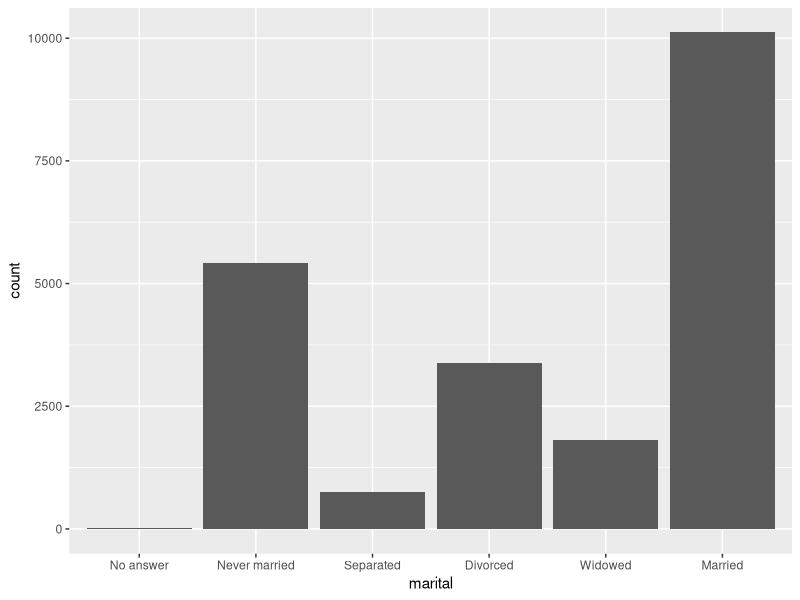
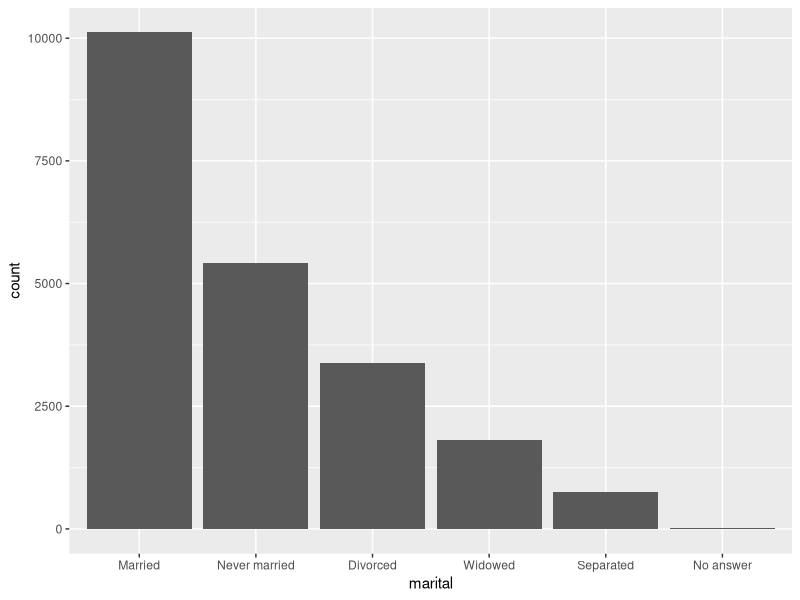
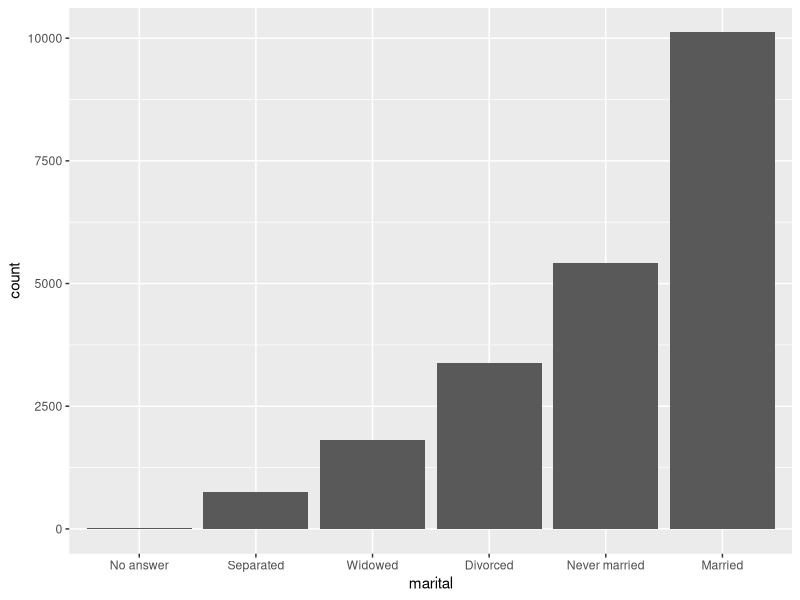
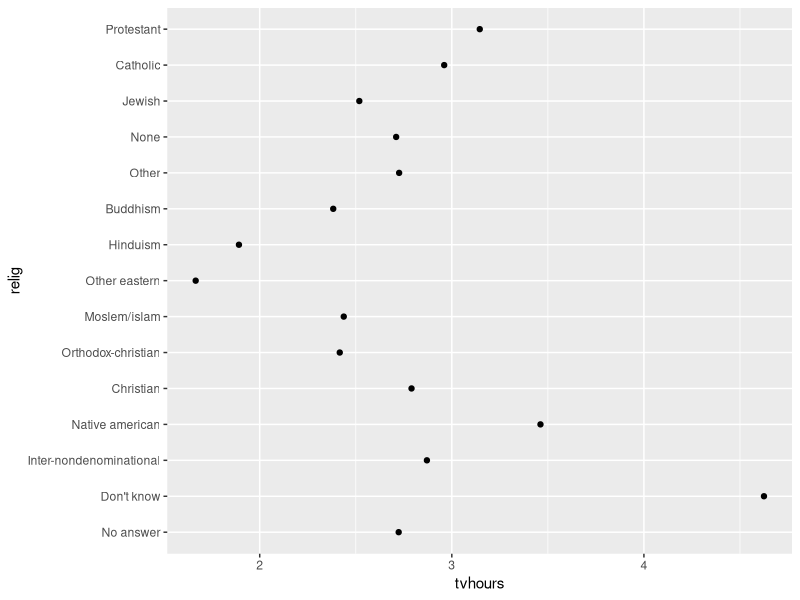
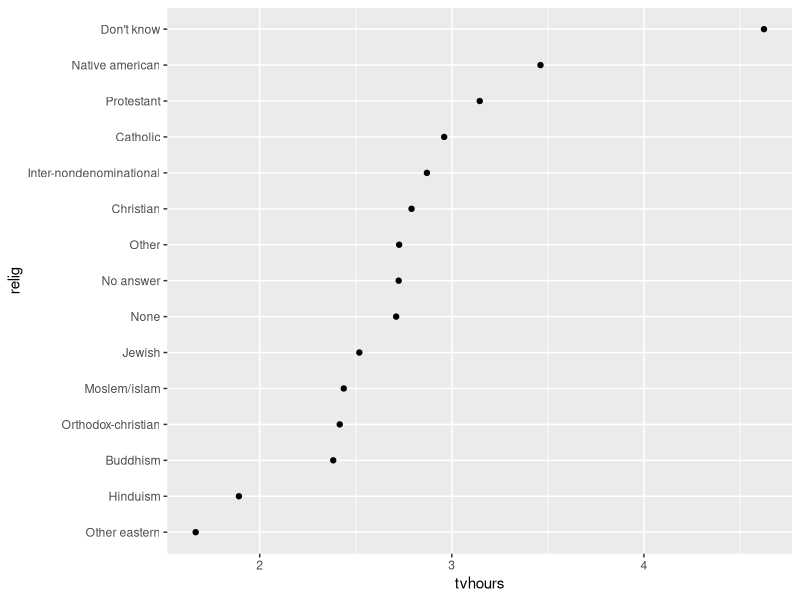
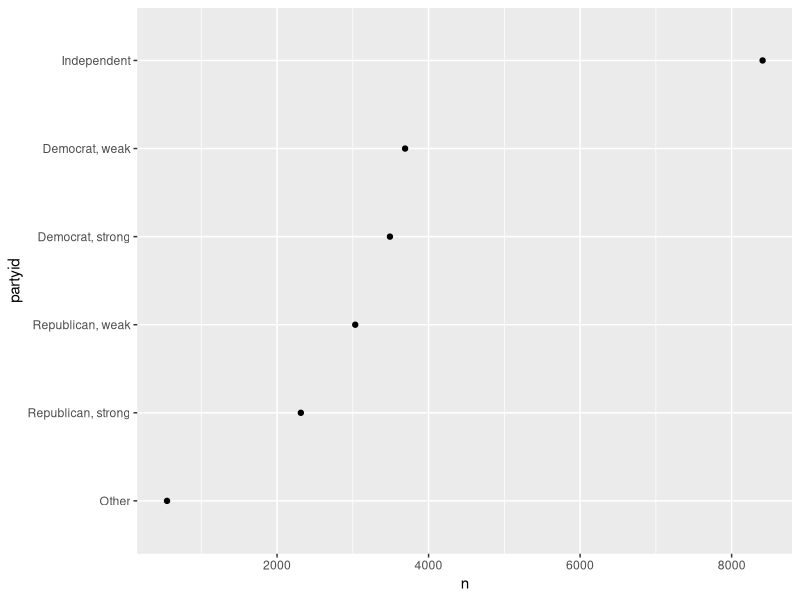
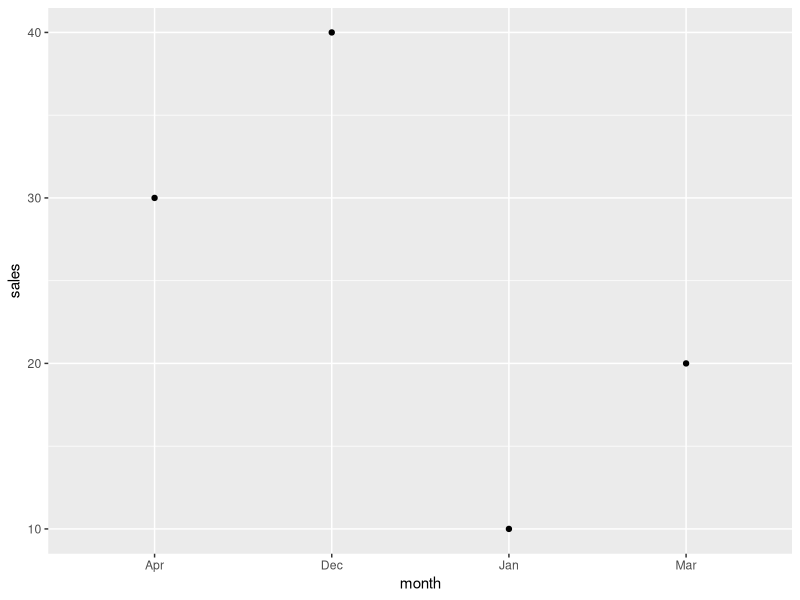
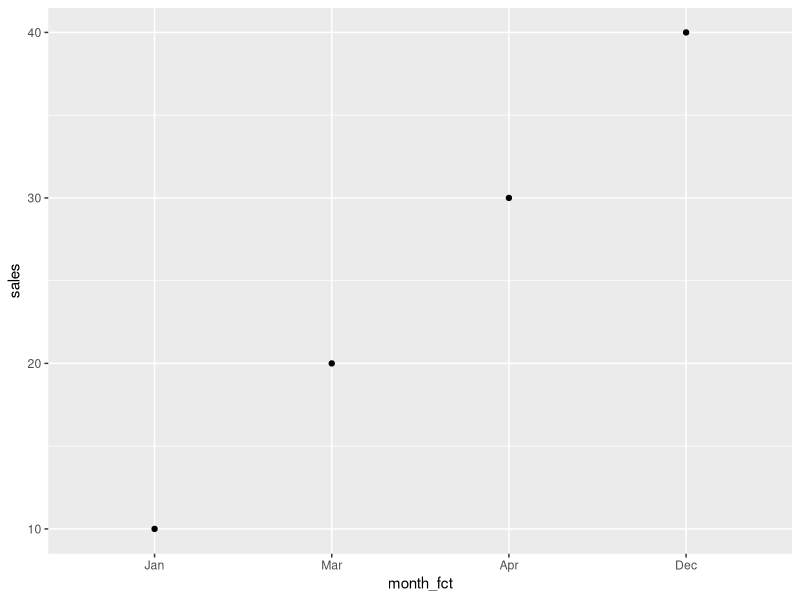

Source code (R) for these figures, in order:
# adapted from R for Data Science, Chapter 15

library(knitr)
opts_knit$set(root.dir = "../")
opts_chunk$set(echo = TRUE, message = FALSE, collapse = TRUE, warning = FALSE, cache = TRUE, cache.path = "tut-14-cache/01-", fig.path = "tut-14-images/01-")

# preparation

# Open a new Rmd script called *tut14_factors.Rmd*
# Save it to your *practiceR* folder
# Edit YAML header
# Delete the remaining default contents
# Add the usual knitr code chunk

# *forcats* is a package with functions for managing factor variables.
#
# - Install the *forcats* package.
# - Load the libraries.

library(tidyverse)
library(forcats)








# # characteristics of a factor variable
#
# As explained by Wickham and Grolemund  [-@Wickham2017],
#
# > In R, factors are used to work with categorical variables, variables that have a fixed and known set of possible values. They are also useful when you want to display character vectors in a non-alphabetical order.
#
#
# The *forcats* package includes a sample from the *General Social Survey*, a long-running US survey.


# the gss_cat tibble
glimpse(gss_cat)


# Note the number of variables that are factors.
#
#
# Factors have a fixed and known set of possible values. To illustrate, let's  extract the *marital* column from the *gss_cat* tibble


# subset one column of the data frame
marital_col <- gss_cat$marital


# The syntax `data_frame$column_name` extracts the column from the data frame as a stand-alone object.
#
# Confirm that the column is a factor with *class()*


# examine its structure
class(marital_col)


# Show the set of fixed and known possible values of the factor


# its levels
levels(marital_col)


# R internally codes factors as integers (that's how factors can be ordered or re-ordered)


# it is in fact an integer type
typeof(marital_col)


# To see the first few integers, let's look at the first few data values in *marital* and then *unclass()* them to reveal the hidden integers


# first 15 entries
marital_col[1:15]

# are coded in R as integers
unclass(marital_col[1:15])


# Thus with a factor variable, the data entries you *see* are the character-string levels of the factor. The integer assigned to each level is hidden. To reorder the levels of the factor we have to reassign (reorder) the hidden integers.




## reorder factor levels by *count()*

# We can use *count()* to create a summary of the original data frame that counts the number of observations for each level in a factor.


# use count() to sum the frequency of each level of a factor
gss_cat %>%
count(marital)


# The same data can be quickly assessed in a bar chart


# bar charts are useful for a quick graph of counts
ggplot(data = gss_cat) +
geom_bar(aes(marital))


# Reorder factors levels by frequency, we use *fct_infreq()* inside *mutate()*


# order a factor by frequency of observations
gss_cat <- gss_cat %>%
mutate(marital = marital %>% fct_infreq())

# bar chart with the factor now ordered
ggplot(data = gss_cat) +
geom_bar(aes(marital))


# To reverse the order, use *fct_rev()*


# reverse the order of factors
gss_cat <- gss_cat %>%
mutate(marital = marital %>% fct_infreq() %>% fct_rev())

# bar chart
ggplot(data = gss_cat) +
geom_bar(aes(marital))








## reorder factor levels with *fct_reorder()*

# Let's explore the average number of hours spent watching TV per day across religions:


# group by the religion factor and summarize
this_group    <- group_by(gss_cat, relig)
relig_summary <- summarize(
	this_group,
	age     = mean(age, na.rm = TRUE),
	tvhours = mean(tvhours, na.rm = TRUE),
	n       = n()
)

# see the result
relig_summary


# Graph the result with the factor as the row variable.


# the levels of the factor are the row labels
ggplot(data = relig_summary) +
	geom_point(aes(x = tvhours, y = relig))


# Edit the data frame using *fct_reorder()* to reorder the factors based on the number of hours of TV watched.


# reorder the levels of the factor by number of TV hours
relig_summary <- relig_summary %>%
	mutate(relig = fct_reorder(relig, tvhours))


# The factor was reordered in the data frame, so we do not have to use a *reorder()* in the graph aesthetics.


# graph with reordered factor
ggplot(data = relig_summary) +
	geom_point(aes(x = tvhours, y = relig))







## recoding factor levels with *fct_recode()*

# Let's summarise the data by political party identification.


# count the frequency of party ID in the dataset
df1 <- gss_cat %>%
count(partyid)

df1


# *fct_recode()* allows you to recode, or change, the value of each level of a factor---especially useful for preparing a graph for publication.


df2 <- gss_cat %>%
mutate(partyid = fct_recode(partyid,
"Republican, strong"    = "Strong republican",
"Republican, weak"      = "Not str republican",
"Independent, near rep" = "Ind,near rep",
"Independent, near dem" = "Ind,near dem",
"Democrat, weak"        = "Not str democrat",
"Democrat, strong"      = "Strong democrat"
)) %>%
count(partyid)

df2


# To combine groups, you can assign multiple old levels to the same new level:


party_summary <- gss_cat %>%
mutate(partyid = fct_recode(partyid,
"Republican, strong"    = "Strong republican",
"Republican, weak"      = "Not str republican",
"Independent"           = "Ind,near rep",
"Independent"           = "Ind,near dem",
"Democrat, weak"        = "Not str democrat",
"Democrat, strong"      = "Strong democrat",
"Other"                 = "No answer",
"Other"                 = "Don't know",
"Other"                 = "Other party"
)) %>% count(partyid)

party_summary



# reorder the row labels by the count n
party_summary <- party_summary %>%
mutate(partyid = fct_reorder(partyid, n))

ggplot(data = party_summary) +
geom_point(aes(x = n, y = partyid))






## creating a factor variable with *factor()*

# If your variable is a character but you wish to use the factor functions described here, you can mutate a character variable into a factor variable.
#
# For example, suppose your data has a variable with a few months in it,


# create a data frame with a caharacter variable
df <- data_frame(
month = c("Dec", "Apr", "Jan", "Mar"),
sales = c(40, 30, 10, 20)
)

glimpse(df)


# If we graph this data (no factors) so we'll get alphabetical ordering


# the months are in alphabetical order
ggplot(data = df) +
geom_point(aes(x = month, y = sales))


# Recall that a factor variable has a *fixed* and *known* set of possible values. For example, the number of months and their names are fixed and known,


# create a the known and fixed set of levels for the new factor variable
month_levels <- c(
"Jan", "Feb", "Mar", "Apr", "May", "Jun",
"Jul", "Aug", "Sep", "Oct", "Nov", "Dec"
)


# Creating the levels in this order establishes the integer order of the levels.


# create the factor variable using mutate() and factor()
df <- df %>%
mutate(month_fct = factor(month, levels = month_levels))
df


# The same graph as before, but with a factor set of months instead of the original character set of months.


ggplot(data = df) +
geom_point(aes(x = month_fct, y = sales))


# So now the order of the months is correct (not alphabetical).
#
# However, months along an x-axis suggest a time series, and we should never use a time series where the tick marks are not equal increments. So I would not use this graph without including all the months along the x-axis.

